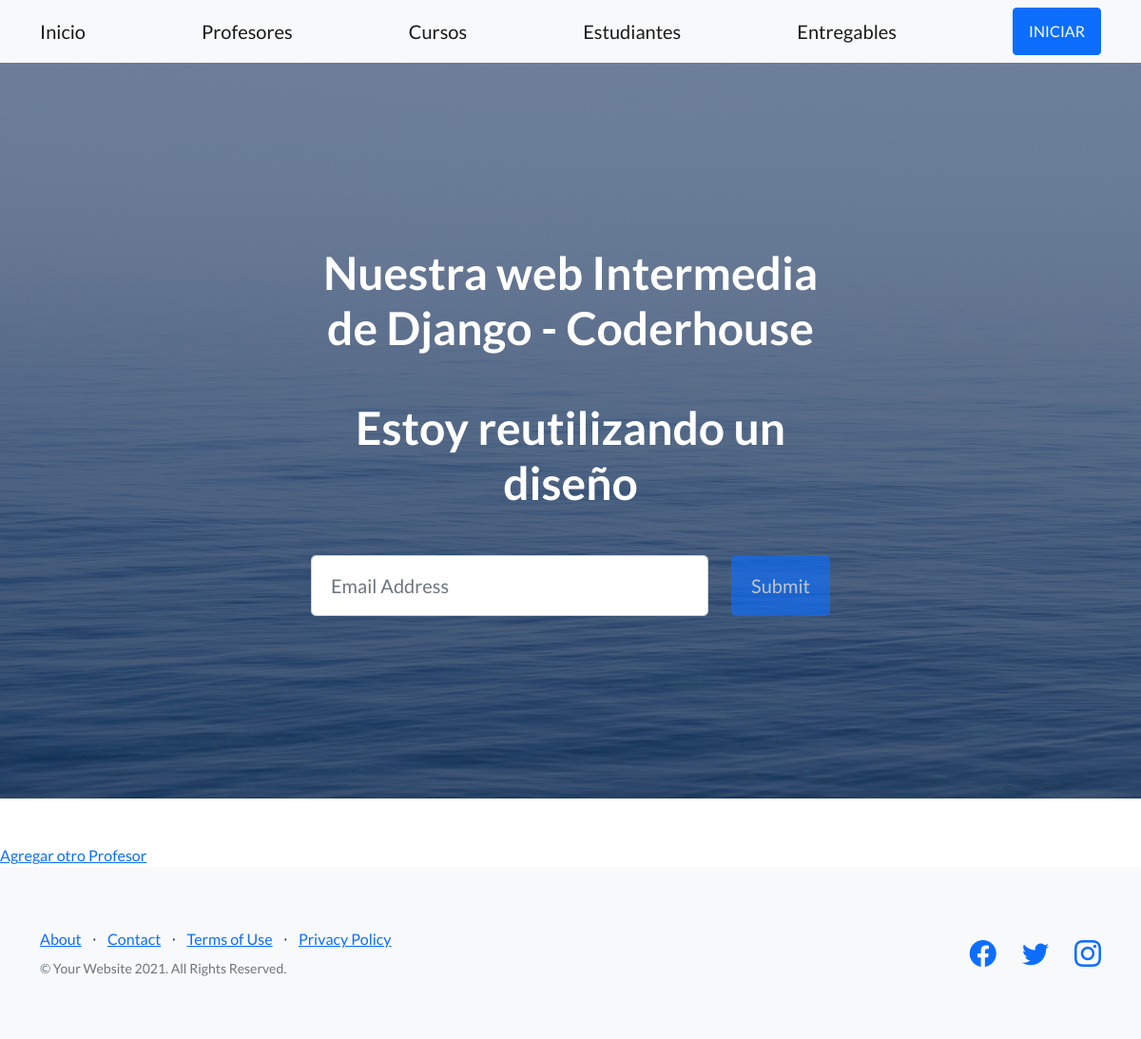
Page /AppCoder/leerProfesores on the earlier database version.
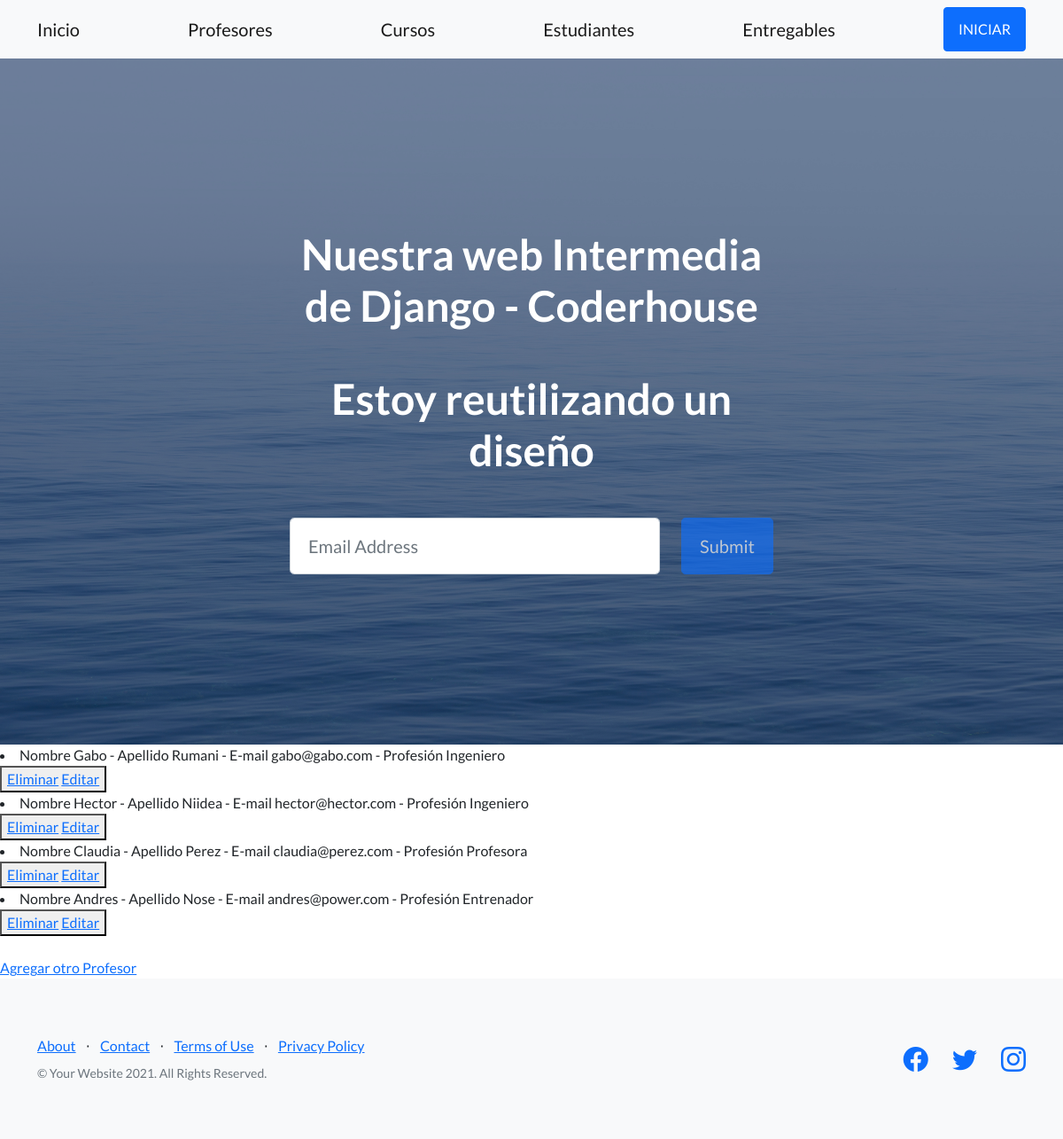
Same page on the later database version.
### AppCoder/models.py (models this page shows)
class Profesor(models.Model):
    nombre = models.CharField(max_length=30)
    apellido = models.CharField(max_length=30)
    email = models.EmailField()
    profesion = models.CharField(max_length=30)
    def __str__(self):
        return f"Nombre {self.nombre} - Apellido {self.apellido} - E-mail {self.email} - Profesión {self.profesion}"

### AppCoder/views.py (the view)
# urls.py: path('leerProfesores', views.leerProfesores, name="leerProfesores"),
def leerProfesores(request):
    profesores = Profesor.objects.all() #trae todos los profesores
    contexto = {"profesores": profesores}
    return render(request, "AppCoder/leerProfesores.html", contexto)

### AppCoder/templates/AppCoder/leerProfesores.html
{% extends "AppCoder/padre.html" %}
{% load static %}
{% block contenidoQueCambia %}
    {% for p in profesores %}
        <li>{{p}}</li>
        <button>
            <a href="{% url 'EliminarProfesor' p.nombre %}"> Eliminar</a>
           <a href="{% url 'EditarProfesor' p.nombre %}"> Editar</a>
         </button>
    {% endfor %}
    <br>
    <br>
    <a href="profesores.html">Agregar otro Profesor</a>
{% endblock %}

### AppCoder/templates/AppCoder/padre.html (shortened to what this page needs)
<!DOCTYPE html>
<html lang="en">
    <head>
        {% load static %}
        <link href="https://cdn.jsdelivr.net/npm/bootstrap-icons@1.5.0/font/bootstrap-icons.css" rel="stylesheet" type="text/css" />
        <link href="{% static 'AppCoder/css/styles.css'%}" rel="stylesheet" />
    </head>
    <body>
        <nav class="navbar navbar-light bg-light static-top">
            <div class="container">
                <a class="navbar-brand" href="{% url 'Inicio'%}">Inicio</a>
                <a class="navbar-brand" href="{% url 'Profesores' %}">Profesores</a>
                <a class="navbar-brand" href="{% url 'Cursos' %}">Cursos</a>
                <a class="navbar-brand" href="{% url 'Estudiantes' %}">Estudiantes</a>
                <a class="navbar-brand" href="{% url 'Entregables' %}">Entregables</a>
                <a class="btn btn-primary" href="#signup">INICIAR</a>
            </div>
        </nav>
        <header class="masthead">
            <div class="container position-relative">
                <div class="row justify-content-center">
                    <div class="col-xl-6">
                        <div class="text-center text-white">
                            <h1 class="mb-5">Nuestra web Intermedia de Django - Coderhouse</h1>
                            <h1 class="mb-5">Estoy reutilizando un diseño</h1>
                            <form class="form-subscribe" id="contactForm" data-sb-form-api-token="API_TOKEN">
                                <div class="row">
                                    <div class="col">
                                        <input class="form-control form-control-lg" id="emailAddress" type="email" placeholder="Email Address" data-sb-validations="required,email" />
                                    </div>
                                    <div class="col-auto"><button class="btn btn-primary btn-lg disabled" id="submitButton" type="submit">Submit</button></div>
                                </div>
                            </form>
                        </div>
                    </div>
                </div>
            </div>
        </header>
        {% block contenidoQueCambia %}
        {% endblock %}
        <footer class="footer bg-light">
            <div class="container">
                <div class="row">
                    <div class="col-lg-6 h-100 text-center text-lg-start my-auto">
                        <ul class="list-inline mb-2">
                            <li class="list-inline-item"><a href="#!">About</a></li>
                            <li class="list-inline-item">⋅</li>
                            <li class="list-inline-item"><a href="#!">Contact</a></li>
                            <li class="list-inline-item">⋅</li>
                            <li class="list-inline-item"><a href="#!">Terms of Use</a></li>
                            <li class="list-inline-item">⋅</li>
                            <li class="list-inline-item"><a href="#!">Privacy Policy</a></li>
                        </ul>
                        <p class="text-muted small mb-4 mb-lg-0">&copy; Your Website 2021. All Rights Reserved.</p>
                    </div>
                    <div class="col-lg-6 h-100 text-center text-lg-end my-auto">
                        <ul class="list-inline mb-0">
                            <li class="list-inline-item me-4">
                                <a href="#!"><i class="bi-facebook fs-3"></i></a>
                            </li>
                            <li class="list-inline-item me-4">
                                <a href="#!"><i class="bi-twitter fs-3"></i></a>
                            </li>
                            <li class="list-inline-item">
                                <a href="#!"><i class="bi-instagram fs-3"></i></a>
                            </li>
                        </ul>
                    </div>
                </div>
            </div>
        </footer>
    </body>
</html>

Differences in the rows shown:
added Profesor: nombre+apellido+email "Nombre Gabo - Apellido Rumani - E-mail gabo@gabo.com - Profesión Ingeniero"
added Profesor: nombre+apellido+email "Nombre Hector - Apellido Niidea - E-mail hector@hector.com - Profesión Ingeniero"
added Profesor: nombre+apellido+email "Nombre Claudia - Apellido Perez - E-mail claudia@perez.com - Profesión Profesora"
added Profesor: nombre+apellido+email "Nombre Andres - Apellido Nose - E-mail andres@power.com - Profesión Entrenador"
